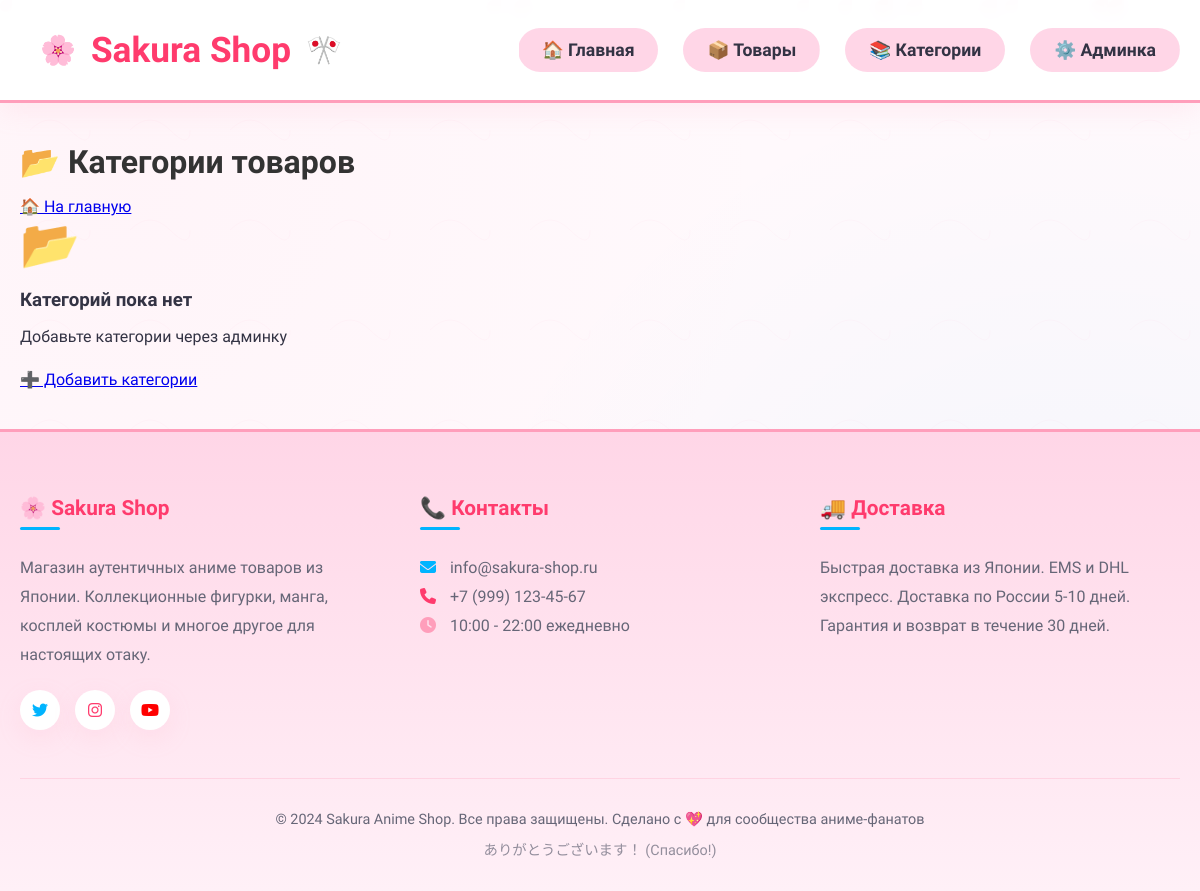
The page /categories/ on the database as committed earlier.
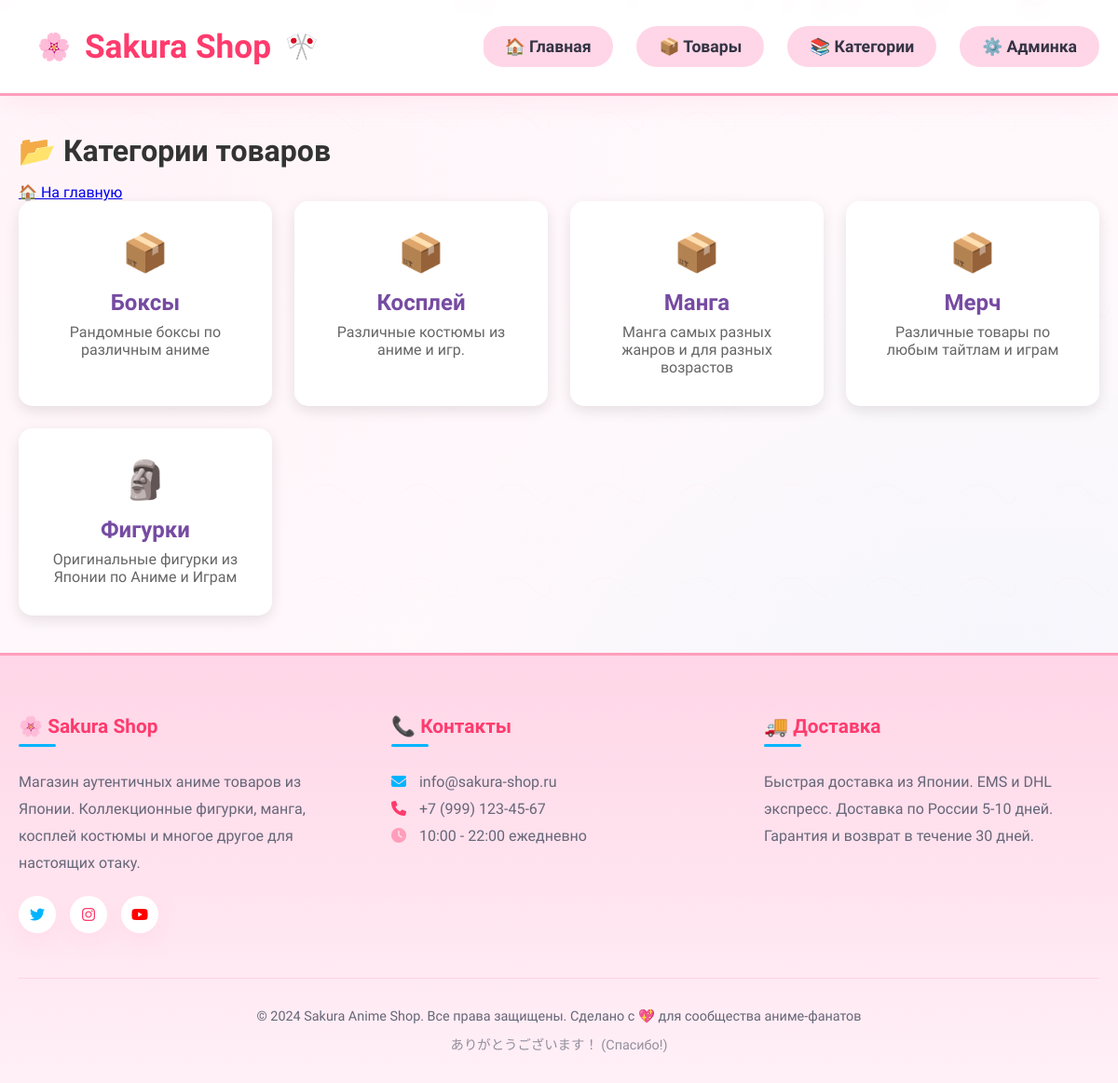
The same page on the database as committed later.
### OnlineShop/models.py (models this page shows, shortened)
class Category(models.Model):
    name = models.CharField(max_length=100)
    description = models.TextField(blank=True)
    class Meta:
        db_table = 'category'
        verbose_name = 'Категория'
        verbose_name_plural = 'Категории'
        ordering = ['name']

### OnlineShop/views.py (the view)
# urls.py: path('categories/', views.category_list, name='category_list'),
def category_list(request):
    categories = Category.objects.all()
    return render(request, 'category_list.html', {'categories': categories})

### OnlineShop/templates/category_list.html (shortened to what this page needs)
{% extends 'base.html' %}
{% block content %}
    <h1 style="color: #333; margin-bottom: 1rem;">📂 Категории товаров</h1>
    <a href="/" class="btn btn-outline" style="margin-bottom: 2rem;">🏠 На главную</a>
    {% if categories %}
        <div style="
            display: grid;
            grid-template-columns: repeat(auto-fill, minmax(250px, 1fr));
            gap: 1.5rem;
        ">
            {% for category in categories %}
                <a href="/categories/{{ category.id }}/" style="
                    background: white;
                    padding: 2rem;
                    border-radius: 15px;
                    text-decoration: none;
                    color: #333;
                    box-shadow: 0 5px 15px rgba(0,0,0,0.1);
                    transition: transform 0.3s;
                    text-align: center;
                " onmouseover="this.style.transform='translateY(-5px)'"
                   onmouseout="this.style.transform='translateY(0)'">
                    <div style="font-size: 2.5rem; margin-bottom: 1rem;">
                        {% if category.name == "Фигурки" %}🗿
                        {% elif category.name == "Одежда" %}👕
                        {% elif category.name == "Комиксы" %}📚
                        {% else %}📦
                        {% endif %}
                    </div>
                    <h2 style="color: #764ba2; margin-bottom: 0.5rem;">{{ category.name }}</h2>
                    <p style="color: #666;">
                        {{ category.description|default:"Товары категории" }}
                    </p>
                </a>
            {% endfor %}
        </div>
    {% else %}
        <div class="empty-state">
            <div style="font-size: 3rem; margin-bottom: 1rem;">📂</div>
            <h3 style="margin-bottom: 1rem;">Категорий пока нет</h3>
            <p style="margin-bottom: 1.5rem;">Добавьте категории через админку</p>
            <a href="/admin/" class="btn">➕ Добавить категории</a>
        </div>
    {% endif %}
{% endblock %}

Rows that differ between the two databases and show on the page:
added Category: name "Боксы", description "Рандомные боксы по различным аниме"
added Category: name "Косплей", description "Различные костюмы из аниме и игр."
added Category: name "Манга", description "Манга самых разных жанров и для разных возрастов"
added Category: name "Мерч", description "Различные товары по любым тайтлам и играм"
added Category: name "Фигурки", description "Оригинальные фигурки из Японии по Аниме и Играм"
Other text that changed with them:
text no longer shown: "📂 Категорий пока нет Добавьте категории через админку ➕ Добавить категории"
